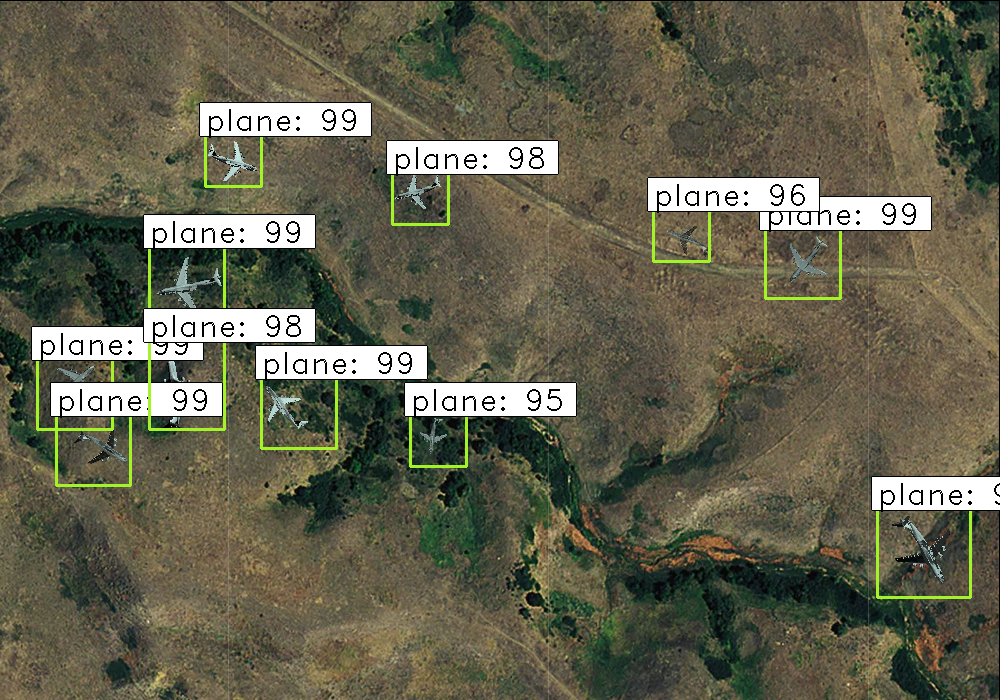
#> input picture img1.png, 1000 x 700 px; its folder holds only this picture in this run
$ python augmentation.py
#> lines starting #> are read from the running program, lines starting #| are printed output that depends on the picture
### data_aug/data_aug.py
import random
import numpy as np
import cv2
import matplotlib.pyplot as plt
import sys
import os
from data_aug.bbox_util import *

lib_path = os.path.join(os.path.realpath("."), "data_aug")
sys.path.append(lib_path)


class RandomHorizontalFlip(object):

    """Randomly horizontally flips the Image with the probability *p*

    Parameters
    ----------
    p: float
        The probability with which the image is flipped


    Returns
    -------

    numpy.ndaaray
        Flipped image in the numpy format of shape `HxWxC`

    numpy.ndarray
        Tranformed bounding box co-ordinates of the format `n x 4` where n is
        number of bounding boxes and 4 represents `x1,y1,x2,y2` of the box

    """

    def __init__(self, p=0.5):
        self.p = p

    def __call__(self, img, bboxes):
            img_center = np.array(img.shape[:2])[::-1]/2
            img_center = np.hstack((img_center, img_center))
            if random.random() < self.p:
                img = img[:, ::-1, :]
                bboxes[:, [0, 2]] += 2*(img_center[[0, 2]] - bboxes[:, [0, 2]])

                box_w = abs(bboxes[:, 0] - bboxes[:, 2])

                bboxes[:, 0] -= box_w
                bboxes[:, 2] += box_w

            return img, bboxes


class HorizontalFlip(object):

    """Randomly horizontally flips the Image with the probability *p*

    Parameters
    ----------
    p: float
        The probability with which the image is flipped


    Returns
    -------

    numpy.ndaaray
        Flipped image in the numpy format of shape `HxWxC`

    numpy.ndarray
        Tranformed bounding box co-ordinates of the format `n x 4` where n is
        number of bounding boxes and 4 represents `x1,y1,x2,y2` of the box

    """

    def __init__(self):
        pass

    # [13 lines left out: function __call__, not called in this run]


class RandomScale(object):
    """Randomly scales an image


    Bounding boxes which have an area of less than 25% in the remaining in the
    transformed image is dropped. The resolution is maintained, and the remaining
    area if any is filled by black color.

    Parameters
    ----------
    scale: float or tuple(float)
        if **float**, the image is scaled by a factor drawn
        randomly from a range (1 - `scale` , 1 + `scale`). If **tuple**,
        the `scale` is drawn randomly from values specified by the
        tuple

    Returns
    -------

    numpy.ndaaray
        Scaled image in the numpy format of shape `HxWxC`

    numpy.ndarray
        Tranformed bounding box co-ordinates of the format `n x 4` where n is
        number of bounding boxes and 4 represents `x1,y1,x2,y2` of the box

    """

    # [54 lines left out: functions __init__, __call__, not called in this run]


class Scale(object):
    """Scales the image

    Bounding boxes which have an area of less than 25% in the remaining in the
    transformed image is dropped. The resolution is maintained, and the remaining
    area if any is filled by black color.


    Parameters
    ----------
    scale_x: float
        The factor by which the image is scaled horizontally

    scale_y: float
        The factor by which the image is scaled vertically

    Returns
    -------

    numpy.ndaaray
        Scaled image in the numpy format of shape `HxWxC`

    numpy.ndarray
        Tranformed bounding box co-ordinates of the format `n x 4` where n is
        number of bounding boxes and 4 represents `x1,y1,x2,y2` of the box

    """

    def __init__(self, scale_x = 0.2, scale_y = 0.2):
        self.scale_x = scale_x
        self.scale_y = scale_y


    # [30 lines left out: function __call__, not called in this run]


class RandomTranslate(object):
    """Randomly Translates the image


    Bounding boxes which have an area of less than 25% in the remaining in the
    transformed image is dropped. The resolution is maintained, and the remaining
    area if any is filled by black color.

    Parameters
    ----------
    translate: float or tuple(float)
        if **float**, the image is translated by a factor drawn
        randomly from a range (1 - `translate` , 1 + `translate`). If **tuple**,
        `translate` is drawn randomly from values specified by the
        tuple

    Returns
    -------

    numpy.ndaaray
        Translated image in the numpy format of shape `HxWxC`

    numpy.ndarray
        Tranformed bounding box co-ordinates of the format `n x 4` where n is
        number of bounding boxes and 4 represents `x1,y1,x2,y2` of the box

    """

    # [57 lines left out: functions __init__, __call__, not called in this run]


class Translate(object):
    """Randomly Translates the image


    Bounding boxes which have an area of less than 25% in the remaining in the
    transformed image is dropped. The resolution is maintained, and the remaining
    area if any is filled by black color.

    Parameters
    ----------
    translate: float or tuple(float)
        if **float**, the image is translated by a factor drawn
        randomly from a range (1 - `translate` , 1 + `translate`). If **tuple**,
        `translate` is drawn randomly from values specified by the
        tuple

    Returns
    -------

    numpy.ndaaray
        Translated image in the numpy format of shape `HxWxC`

    numpy.ndarray
        Tranformed bounding box co-ordinates of the format `n x 4` where n is
        number of bounding boxes and 4 represents `x1,y1,x2,y2` of the box

    """

    # [48 lines left out: functions __init__, __call__, not called in this run]


class RandomRotate(object):
    """Randomly rotates an image


    Bounding boxes which have an area of less than 25% in the remaining in the
    transformed image is dropped. The resolution is maintained, and the remaining
    area if any is filled by black color.

    Parameters
    ----------
    angle: float or tuple(float)
        if **float**, the image is rotated by a factor drawn
        randomly from a range (-`angle`, `angle`). If **tuple**,
        the `angle` is drawn randomly from values specified by the
        tuple

    Returns
    -------

    numpy.ndaaray
        Rotated image in the numpy format of shape `HxWxC`

    numpy.ndarray
        Tranformed bounding box co-ordinates of the format `n x 4` where n is
        number of bounding boxes and 4 represents `x1,y1,x2,y2` of the box

    """

    # [41 lines left out: functions __init__, __call__, not called in this run]


class Rotate(object):
    """Rotates an image


    Bounding boxes which have an area of less than 25% in the remaining in the
    transformed image is dropped. The resolution is maintained, and the remaining
    area if any is filled by black color.

    Parameters
    ----------
    angle: float
        The angle by which the image is to be rotated


    Returns
    -------

    numpy.ndaaray
        Rotated image in the numpy format of shape `HxWxC`

    numpy.ndarray
        Tranformed bounding box co-ordinates of the format `n x 4` where n is
        number of bounding boxes and 4 represents `x1,y1,x2,y2` of the box

    """

    def __init__(self, angle):
        self.angle = angle


    # [45 lines left out: function __call__, not called in this run]


class RandomShear(object):
    """Randomly shears an image in horizontal direction


    Bounding boxes which have an area of less than 25% in the remaining in the
    transformed image is dropped. The resolution is maintained, and the remaining
    area if any is filled by black color.

    Parameters
    ----------
    shear_factor: float or tuple(float)
        if **float**, the image is sheared horizontally by a factor drawn
        randomly from a range (-`shear_factor`, `shear_factor`). If **tuple**,
        the `shear_factor` is drawn randomly from values specified by the
        tuple

    Returns
    -------

    numpy.ndaaray
        Sheared image in the numpy format of shape `HxWxC`

    numpy.ndarray
        Tranformed bounding box co-ordinates of the format `n x 4` where n is
        number of bounding boxes and 4 represents `x1,y1,x2,y2` of the box

    """

    # [39 lines left out: functions __init__, __call__, not called in this run]

class Shear(object):
    """Shears an image in horizontal direction


    Bounding boxes which have an area of less than 25% in the remaining in the
    transformed image is dropped. The resolution is maintained, and the remaining
    area if any is filled by black color.

    Parameters
    ----------
    shear_factor: float
        Factor by which the image is sheared in the x-direction

    Returns
    -------

    numpy.ndaaray
        Sheared image in the numpy format of shape `HxWxC`

    numpy.ndarray
        Tranformed bounding box co-ordinates of the format `n x 4` where n is
        number of bounding boxes and 4 represents `x1,y1,x2,y2` of the box

    """

    def __init__(self, shear_factor = 0.2):
        self.shear_factor = shear_factor


    # [21 lines left out: function __call__, not called in this run]

class Resize(object):
    """Resize the image in accordance to `image_letter_box` function in darknet

    The aspect ratio is maintained. The longer side is resized to the input
    size of the network, while the remaining space on the shorter side is filled
    with black color. **This should be the last transform**


    Parameters
    ----------
    inp_dim : tuple(int)
        tuple containing the size to which the image will be resized.

    Returns
    -------

    numpy.ndaaray
        Sheared image in the numpy format of shape `HxWxC`

    numpy.ndarray
        Resized bounding box co-ordinates of the format `n x 4` where n is
        number of bounding boxes and 4 represents `x1,y1,x2,y2` of the box

    """

    def __init__(self, inp_dim):
        self.inp_dim = inp_dim

    # [22 lines left out: function __call__, not called in this run]


class RandomHSV(object):
    """HSV Transform to vary hue saturation and brightness

    Hue has a range of 0-179
    Saturation and Brightness have a range of 0-255.
    Chose the amount you want to change thhe above quantities accordingly.


    Parameters
    ----------
    hue : None or int or tuple (int)
        If None, the hue of the image is left unchanged. If int,
        a random int is uniformly sampled from (-hue, hue) and added to the
        hue of the image. If tuple, the int is sampled from the range
        specified by the tuple.

    saturation : None or int or tuple(int)
        If None, the saturation of the image is left unchanged. If int,
        a random int is uniformly sampled from (-saturation, saturation)
        and added to the hue of the image. If tuple, the int is sampled
        from the range  specified by the tuple.

    brightness : None or int or tuple(int)
        If None, the brightness of the image is left unchanged. If int,
        a random int is uniformly sampled from (-brightness, brightness)
        and added to the hue of the image. If tuple, the int is sampled
        from the range  specified by the tuple.

    Returns
    -------

    numpy.ndaaray
        Transformed image in the numpy format of shape `HxWxC`

    numpy.ndarray
        Resized bounding box co-ordinates of the format `n x 4` where n is
        number of bounding boxes and 4 represents `x1,y1,x2,y2` of the box

    """

    # [46 lines left out: functions __init__, __call__, not called in this run]

class Sequence(object):

    """Initialise Sequence object

    Apply a Sequence of transformations to the images/boxes.

    Parameters
    ----------
    augemnetations : list
        List containing Transformation Objects in Sequence they are to be
        applied

    probs : int or list
        If **int**, the probability with which each of the transformation will
        be applied. If **list**, the length must be equal to *augmentations*.
        Each element of this list is the probability with which each
        corresponding transformation is applied

    Returns
    -------

    Sequence
        Sequence Object

    """
    def __init__(self, augmentations, probs = 1):


        self.augmentations = augmentations
        self.probs = probs

    def __call__(self, images, bboxes):
        for i, augmentation in enumerate(self.augmentations):
            if type(self.probs) == list:
                prob = self.probs[i]
            else:
                prob = self.probs

            if random.random() < prob:
                images, bboxes = augmentation(images, bboxes)
        return images, bboxes

### augmentation.py
from data_aug.data_aug import *
from data_aug.bbox_util import *
import cv2
import numpy as np
import matplotlib.pyplot as plt
import pandas as pd

train = pd.read_csv('train.csv')
#> (reads train.csv from the repository)

a = train.iloc[:, :].values

h = 400   # number of unique images in train
Matrix = [[] for y in range(h)]

# segregrating entries per image
k = 0
img_name = []
img_name.append(a[0][0])
Matrix[k].append(a[0][1:6])
for i in range(1, len(a)):
    if a[i][0] == a[i-1][0]:
        Matrix[k].append(a[i][1:6])
    else:
        k = k+1
        Matrix[k].append(a[i][1:6])
        img_name.append(a[i][0])

#Matrix[0], Matrix[1] etc are my bounding boxes


########### flipping
k = 401

for i in range(0, len(img_name)):
    img = cv2.imread("{}".format(img_name[i]))[:,:,::-1]
    bboxes = Matrix[i]
    bboxes = np.asarray(bboxes)

    transforms = Sequence([RandomHorizontalFlip(1)])
    img, bboxes = transforms(img, bboxes)
#> the loop in __call__, `for i, augmentation in enumerate(self.augmentations):` made 1 pass
#> pass 1, in __call__, `img = img[:, ::-1, :]`:
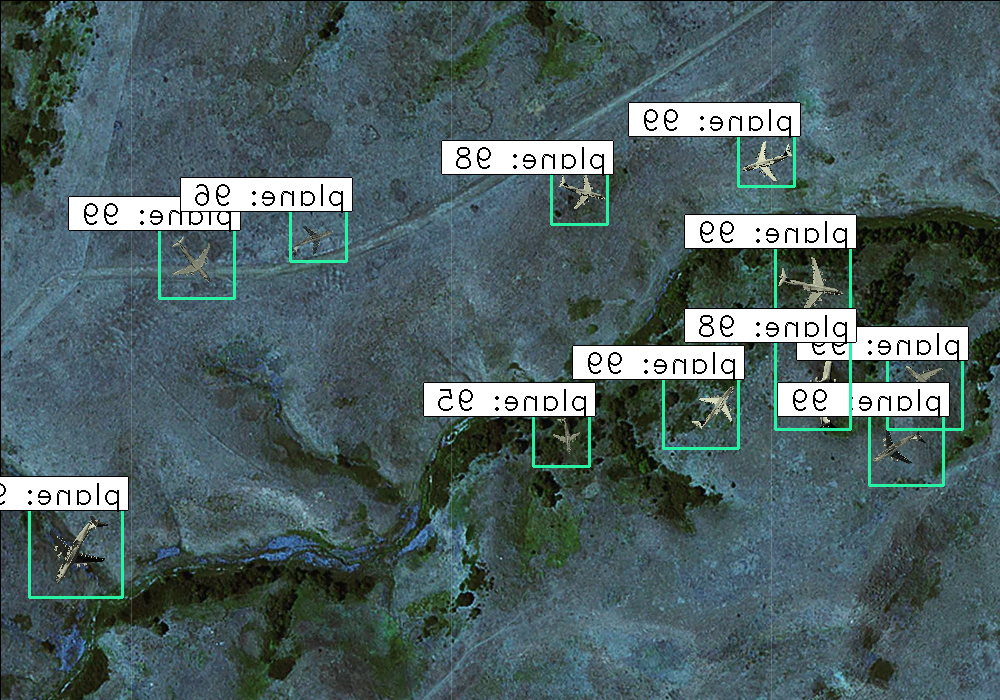
#> img: shape (700, 1000, 3); mean of channels 0, 1, 2 98.9, 97.2, 77.7; drawn as B, G, R
    if i == 0:
        bounding_boxes = pd.DataFrame(bboxes)
#> bounding_boxes = table of 12 rows and 5 columns
#> (the run stopped early here; a loop or call above may not have finished)
